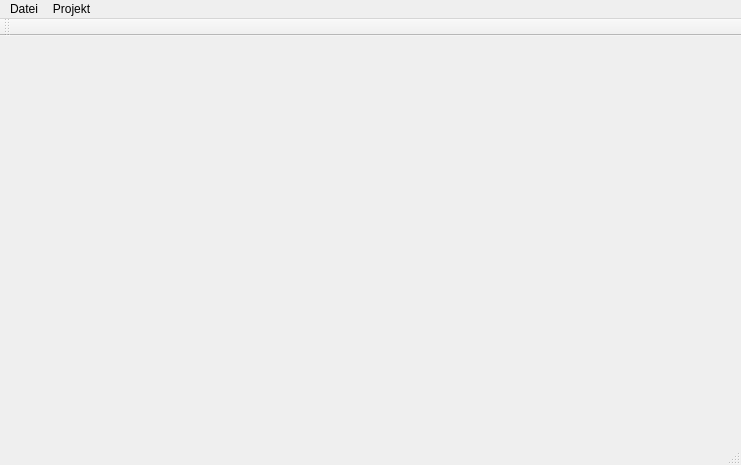
<?xml version="1.0" encoding="UTF-8"?>
<ui version="4.0">
 <class>MainWindow</class>
 <widget class="QMainWindow" name="MainWindow">
  <property name="geometry">
   <rect>
    <x>0</x>
    <y>0</y>
    <width>741</width>
    <height>465</height>
   </rect>
  </property>
  <property name="windowTitle">
   <string>MainWindow</string>
  </property>
  <widget class="QWidget" name="centralWidget"/>
  <widget class="QMenuBar" name="menuBar">
   <property name="geometry">
    <rect>
     <x>0</x>
     <y>0</y>
     <width>741</width>
     <height>22</height>
    </rect>
   </property>
   <widget class="QMenu" name="menuFile">
    <property name="layoutDirection">
     <enum>Qt::LeftToRight</enum>
    </property>
    <property name="title">
     <string>Datei</string>
    </property>
    <widget class="QMenu" name="menuOpenDevice">
     <property name="title">
      <string>Kamera auswählen</string>
     </property>
    </widget>
    <addaction name="actionOpenFile"/>
    <addaction name="menuOpenDevice"/>
    <addaction name="separator"/>
    <addaction name="actionExit"/>
   </widget>
   <widget class="QMenu" name="menuProjects">
    <property name="title">
     <string>Projekt</string>
    </property>
   </widget>
   <addaction name="menuFile"/>
   <addaction name="menuProjects"/>
  </widget>
  <widget class="QToolBar" name="mainToolBar">
   <attribute name="toolBarArea">
    <enum>TopToolBarArea</enum>
   </attribute>
   <attribute name="toolBarBreak">
    <bool>false</bool>
   </attribute>
  </widget>
  <widget class="QStatusBar" name="statusBar"/>
  <action name="actionOpenFile">
   <property name="text">
    <string>Datei öffnen</string>
   </property>
  </action>
  <action name="actionLas">
   <property name="text">
    <string>las</string>
   </property>
  </action>
  <action name="actionExit">
   <property name="enabled">
    <bool>false</bool>
   </property>
   <property name="text">
    <string>Beenden</string>
   </property>
  </action>
  <action name="actionProjekt_A">
   <property name="text">
    <string>Projekt A</string>
   </property>
  </action>
  <action name="actionProjekt_B">
   <property name="text">
    <string>Projekt B</string>
   </property>
  </action>
 </widget>
 <layoutdefault spacing="6" margin="11"/>
 <resources/>
 <connections/>
</ui>
